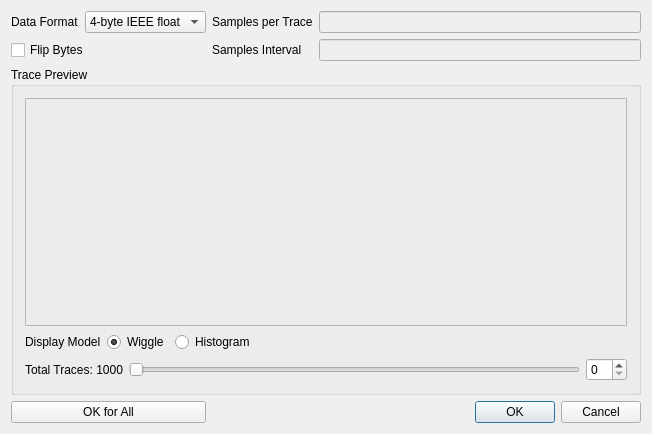
<?xml version="1.0" encoding="UTF-8"?>
<ui version="4.0">
 <class>CXDlgSEGYDataFormat</class>
 <widget class="QDialog" name="CXDlgSEGYDataFormat">
  <property name="geometry">
   <rect>
    <x>0</x>
    <y>0</y>
    <width>652</width>
    <height>434</height>
   </rect>
  </property>
  <property name="windowTitle">
   <string>CXDlgSEGYDataFormat</string>
  </property>
  <layout class="QGridLayout" name="gridLayout">
   <item row="3" column="0" colspan="2">
    <widget class="QPushButton" name="pushButton">
     <property name="text">
      <string>OK for All</string>
     </property>
    </widget>
   </item>
   <item row="3" column="3">
    <widget class="QDialogButtonBox" name="buttonBox">
     <property name="standardButtons">
      <set>QDialogButtonBox::Cancel|QDialogButtonBox::Ok</set>
     </property>
    </widget>
   </item>
   <item row="0" column="3">
    <widget class="QLineEdit" name="lineEditSampleNum">
     <property name="enabled">
      <bool>false</bool>
     </property>
    </widget>
   </item>
   <item row="0" column="2">
    <widget class="QLabel" name="label_2">
     <property name="text">
      <string>Samples per Trace</string>
     </property>
    </widget>
   </item>
   <item row="0" column="1">
    <widget class="QComboBox" name="comboBox">
     <item>
      <property name="text">
       <string>4-byte IEEE float</string>
      </property>
     </item>
     <item>
      <property name="text">
       <string>4-byte IBM float</string>
      </property>
     </item>
     <item>
      <property name="text">
       <string>4-byte integer</string>
      </property>
     </item>
     <item>
      <property name="text">
       <string>2-byte integer</string>
      </property>
     </item>
     <item>
      <property name="text">
       <string>character</string>
      </property>
     </item>
    </widget>
   </item>
   <item row="0" column="0">
    <widget class="QLabel" name="label">
     <property name="text">
      <string>Data Format</string>
     </property>
    </widget>
   </item>
   <item row="1" column="2">
    <widget class="QLabel" name="label_3">
     <property name="text">
      <string>Samples Interval</string>
     </property>
    </widget>
   </item>
   <item row="1" column="0" colspan="2">
    <widget class="QCheckBox" name="checkBox">
     <property name="text">
      <string>Flip Bytes</string>
     </property>
    </widget>
   </item>
   <item row="1" column="3">
    <widget class="QLineEdit" name="lineEditInterval">
     <property name="enabled">
      <bool>false</bool>
     </property>
    </widget>
   </item>
   <item row="2" column="0" colspan="4">
    <widget class="QGroupBox" name="groupBox">
     <property name="title">
      <string>Trace Preview</string>
     </property>
     <layout class="QVBoxLayout" name="verticalLayout">
      <item>
       <widget class="QFrame" name="frame">
        <property name="minimumSize">
         <size>
          <width>0</width>
          <height>200</height>
         </size>
        </property>
        <property name="frameShape">
         <enum>QFrame::StyledPanel</enum>
        </property>
        <property name="frameShadow">
         <enum>QFrame::Raised</enum>
        </property>
       </widget>
      </item>
      <item>
       <layout class="QHBoxLayout" name="horizontalLayout_2">
        <property name="sizeConstraint">
         <enum>QLayout::SetFixedSize</enum>
        </property>
        <item>
         <widget class="QLabel" name="label_5">
          <property name="text">
           <string>Display Model</string>
          </property>
         </widget>
        </item>
        <item>
         <widget class="QRadioButton" name="radioButtonWiggle">
          <property name="text">
           <string>Wiggle</string>
          </property>
          <property name="checked">
           <bool>true</bool>
          </property>
         </widget>
        </item>
        <item>
         <widget class="QRadioButton" name="radioButtonHisto">
          <property name="text">
           <string>Histogram</string>
          </property>
         </widget>
        </item>
        <item>
         <spacer name="horizontalSpacer">
          <property name="orientation">
           <enum>Qt::Horizontal</enum>
          </property>
          <property name="sizeHint" stdset="0">
           <size>
            <width>218</width>
            <height>20</height>
           </size>
          </property>
         </spacer>
        </item>
       </layout>
      </item>
      <item>
       <layout class="QHBoxLayout" name="horizontalLayout">
        <property name="sizeConstraint">
         <enum>QLayout::SetFixedSize</enum>
        </property>
        <item>
         <widget class="QLabel" name="labelTraceNum">
          <property name="text">
           <string>Total Traces: 1000</string>
          </property>
         </widget>
        </item>
        <item>
         <widget class="QSlider" name="horizontalSlider">
          <property name="orientation">
           <enum>Qt::Horizontal</enum>
          </property>
         </widget>
        </item>
        <item>
         <widget class="QSpinBox" name="spinBox"/>
        </item>
       </layout>
      </item>
     </layout>
    </widget>
   </item>
  </layout>
 </widget>
 <layoutdefault spacing="6" margin="11"/>
 <resources/>
 <connections/>
</ui>
